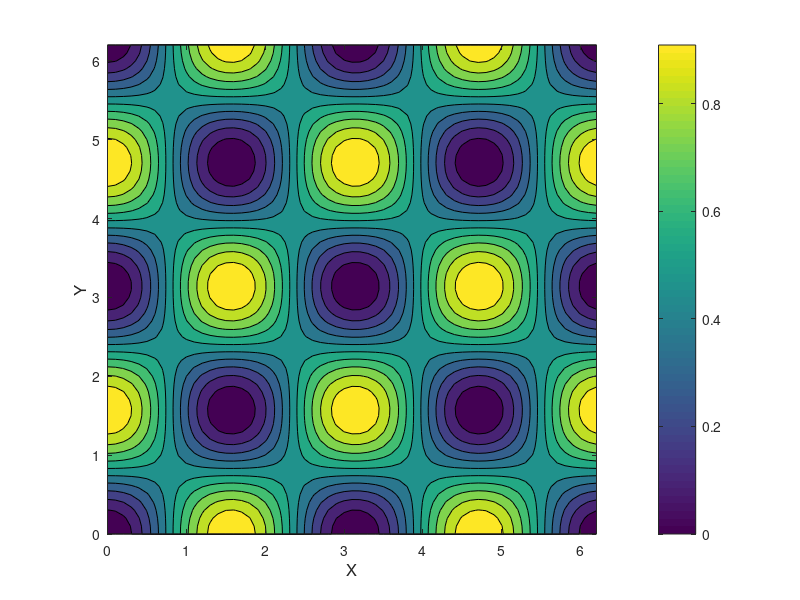

Write MATLAB code to recreate this figure. (Note: this script raises an error after producing the figure.)
clear all
close all
clc

x = 0:0.1:2*pi;
y = 0:0.1:2*pi;
[X,Y] = meshgrid(x,y);

u = cos(X).*sin(Y);
v = -sin(X).*cos(Y);
V = u.^2 + v.^2;

figure(1)
contourf(X,Y,V,10)
axis square
xlabel('X','FontSize',12)
ylabel('Y','FontSize',12)
colorbar
title('Taylor-Green Vortex','u = cos(x)*sin(y), v = -sin(x)*cos(y)')

figure(2)
quiver(X(1:3:end,1:3:end),Y(1:3:end,1:3:end),u(1:3:end,1:3:end),v(1:3:end,1:3:end))
xlabel('X','FontSize',12)
ylabel('Y','FontSize',12)
axis tight
axis equal
title('Vector plot of Taylor-Green Vortex')
 
figure(3)
surf(X,Y,V)
xlabel('X','FontSize',12)
ylabel('Y','FontSize',12)
zlabel('V','FontSize',12)
title('Velocity Surface Plot of Taylor-Green Vortex')
 
% Find the numerical curl and angular velocity of the 2-D vector field
[curlz,cav] = curl(X,Y,u,v);
figure(4)
contourf(X,Y,curlz,10)
xlabel('X','FontSize',12)
ylabel('Y','FontSize',12)
axis square
colorbar
title('$\omega = \nabla \times \vec{V}$','Interpreter', 'latex','FontSize',16) 

% Divergence of velocity field
figure(5)
div = divergence(X,Y,u,v);
contourf(X,Y,div,10)
xlabel('X','FontSize',12)
ylabel('Y','FontSize',12)
axis tight
axis equal
colorbar
title('$\nabla \cdot \vec{V}$','Interpreter','latex','FontSize',16)

%Gradient of scalar field(pressure)
p = -(cos(2*X) + cos(2*Y));
[px,py] = gradient(p);
figure(6)
contourf(X,Y,p)
colorbar
hold on
quiver(X,Y,-px,-py,'r')
xlabel('X','FontSize',12)
ylabel('Y','FontSize',12)
title('Pressure(p) (contour) and $\nabla{p}$ (arrow)','FontSize',16,'Interpreter','latex')